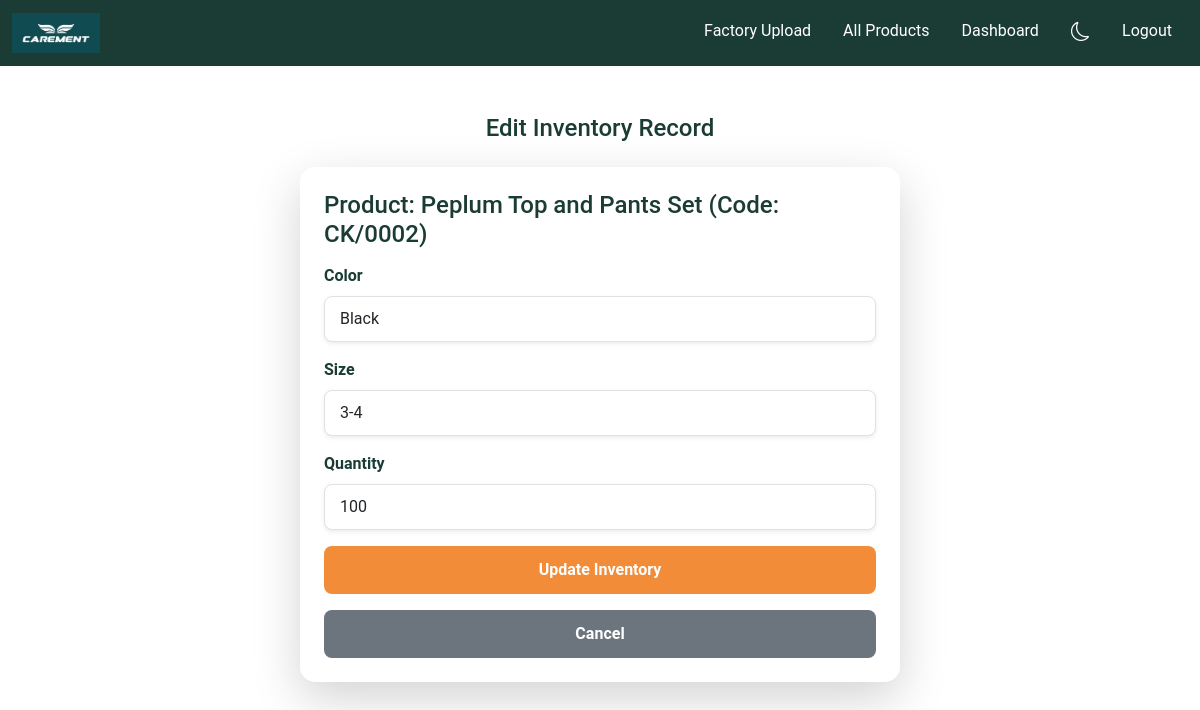
The page /edit_inventory/3 (signed in) on the database its author committed.
### tables this page shows
CREATE TABLE products (
        product_id INTEGER PRIMARY KEY AUTOINCREMENT,
        product_code TEXT NOT NULL,
        product_name TEXT NOT NULL,
        product_image TEXT,
        product_description TEXT,
        category TEXT,
        campaign_type TEXT,
        produced_quantity INTEGER DEFAULT 0,
        released_quantity INTEGER DEFAULT 0
    , age_range TEXT);

CREATE TABLE inventory_breakdown (
        id INTEGER PRIMARY KEY AUTOINCREMENT,
        product_id INTEGER,
        color TEXT,
        size TEXT,
        quantity INTEGER,
        FOREIGN KEY (product_id) REFERENCES products(product_id)
    );

### app.py (the view, shortened to what this page needs)
@app.route('/edit_inventory/<int:inventory_id>', methods=['GET', 'POST'])
def edit_inventory(inventory_id):
    if 'user_id' not in session or session.get('role') != 'factory':
        flash('Please login as factory admin!', 'error')
        return redirect(url_for('login'))
    conn = get_db()
    if not conn:
        return redirect(url_for('index'))
    c = conn.cursor()
    try:
        c.execute('SELECT * FROM inventory_breakdown WHERE id = ?', (inventory_id,))
        inventory = c.fetchone()
        if not inventory:
            flash('Inventory record not found!', 'error')
            return redirect(url_for('factory_upload'))
        c.execute('SELECT * FROM products WHERE product_id = ?', (inventory['product_id'],))
        product = c.fetchone()
        conn.close()
        return render_template('edit_inventory.html', inventory=inventory, product=product)
    except sqlite3.Error as e:
        flash(f"Database error: {e}", 'error')
        conn.close()
        return redirect(url_for('factory_upload'))

### app.py (called while the page is built)
def get_db():
    try:
        conn = sqlite3.connect('database.db')
        conn.row_factory = sqlite3.Row
        return conn
    except sqlite3.Error as e:
        flash(f"Database connection error: {e}", 'error')
        return None

### templates/edit_inventory.html
{% extends 'base.html' %}
{% block content %}
<div class="container mt-5">
    <h2 class="text-center mb-4" style="color: #1A3C34;">Edit Inventory Record</h2>
    <div class="card shadow-lg border-0" style="max-width: 600px; margin: 0 auto; border-radius: 15px;">
        <div class="card-body p-4">
            <h4 class="mb-3" style="color: #1A3C34;">Product: {{ product.product_name }} (Code: {{ product.product_code }})</h4>
            <form method="POST" action="{{ url_for('edit_inventory', inventory_id=inventory.id) }}">
                <div class="mb-3">
                    <label for="color" class="form-label fw-bold" style="color: #1A3C34;">Color</label>
                    <input type="text" class="form-control form-control-lg shadow-sm" id="color" name="color" value="{{ inventory.color }}" required style="border-radius: 8px;">
                </div>
                <div class="mb-3">
                    <label for="size" class="form-label fw-bold" style="color: #1A3C34;">Size</label>
                    <input type="text" class="form-control form-control-lg shadow-sm" id="size" name="size" value="{{ inventory.size }}" required style="border-radius: 8px;">
                </div>
                <div class="mb-3">
                    <label for="quantity" class="form-label fw-bold" style="color: #1A3C34;">Quantity</label>
                    <input type="number" class="form-control form-control-lg shadow-sm" id="quantity" name="quantity" value="{{ inventory.quantity }}" required style="border-radius: 8px;">
                </div>
                <button type="submit" class="btn w-100 text-white fw-bold" style="background-color: #F28C38; border: none; border-radius: 8px; padding: 12px;">Update Inventory</button>
            </form>
            <a href="{{ url_for('factory_upload') }}" class="btn w-100 mt-3 text-white fw-bold" style="background-color: #6c757d; border: none; border-radius: 8px; padding: 12px;">Cancel</a>
        </div>
    </div>
</div>
{% endblock %}

### static/css/style.css (style rules this page uses)
body { font-family: 'Roboto', Arial, sans-serif; transition: background-color 0.3s, color 0.3s; }
.card { border-radius: 15px; }
body.light-mode { background-color: #ffffff; color: #333333; }
body.light-mode h2, body.light-mode h3, body.light-mode h4, body.light-mode label, body.light-mode p { color: #1A3C34 !important; }
.container { padding-left: 15px; padding-right: 15px; }
.card { max-width: 400px; width: 100%; }
h2 { font-size: 1.5rem; }
.form-control { padding: 10px 15px; font-size: 1rem; }
.btn { padding: 12px 20px; font-size: 1rem; }

### rows shown on the page
products: product_name "Peplum Top and Pants Set", product_code "CK/0002"
inventory_breakdown: color "Black", size "3-4", quantity "100"
